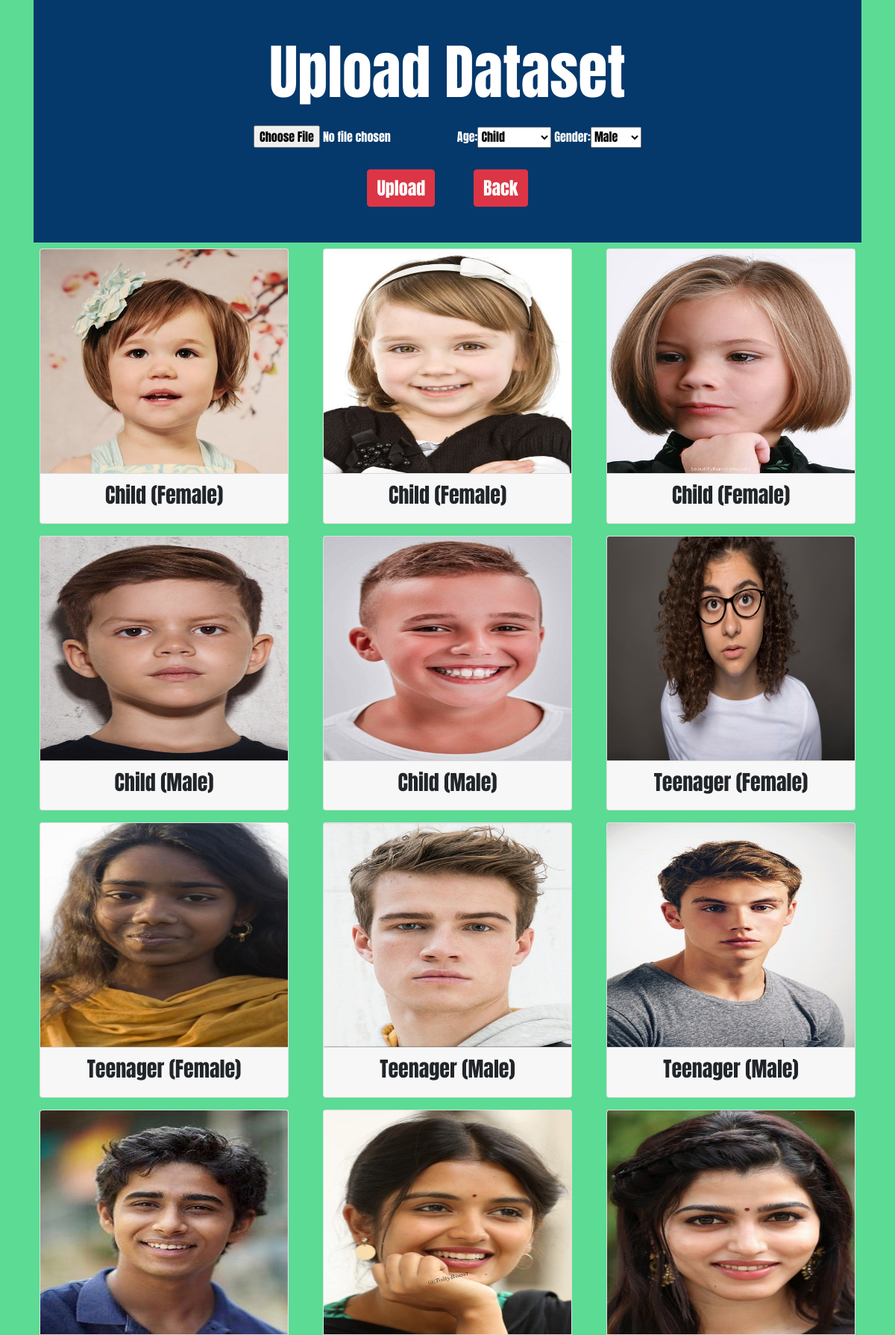
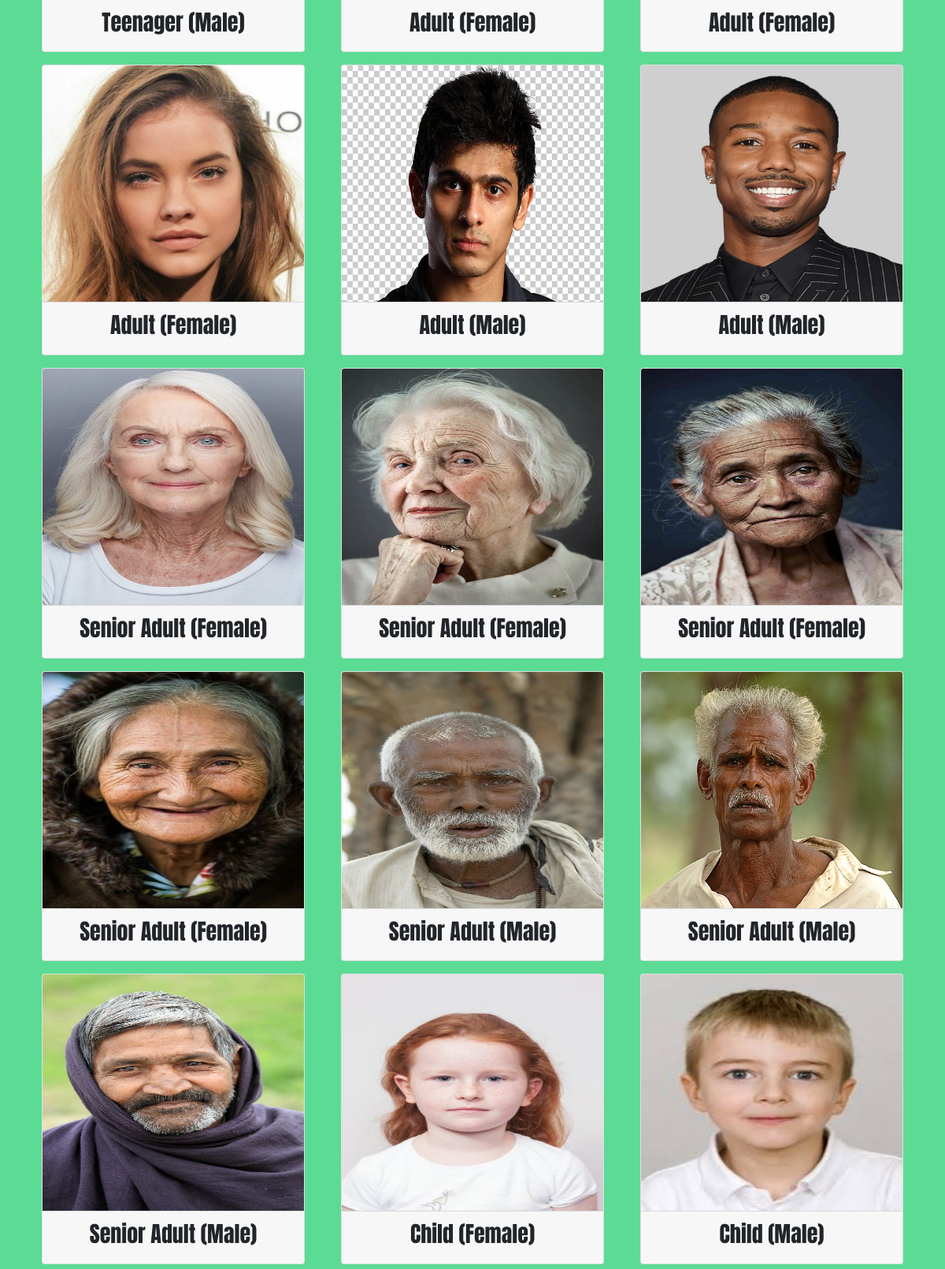
/edit/ (signed in, upper part), run on the app's committed database (2 pictures, top to bottom).
### basicapp/models.py (models this page shows)
class Image(models.Model):
    photo = models.ImageField(upload_to="my_image")
    age_choice = (
            ('Child','Child'),
            ('Teenager','Teenager'),
            ('Adult','Adult'),
            ('Senior Adult','Senior Adult')
        )
    age = models.CharField(max_length=100,choices=age_choice, default='Child')
    gender_choice = (
            ('Male','Male'),
            ('Female','Female'),
        )
    gender = models.CharField(max_length=100,choices=gender_choice,default='Male')

### basicapp/decorators.py (the view)
        def wrapper_func(request,*args,**kwargs):
            group = None
            if request.user.groups.exists():
                group = request.user.groups.all()[0].name
            if group in allowed_roles:
                return view_func(request,*args,**kwargs)
            else:
                return redirect('index')

### basicapp/forms.py
class ImageForm(forms.ModelForm):
    class Meta:
        model = Image
        fields = '__all__'
        labels = {'photo':''}

### basicapp/views.py (called while the page is built)
@login_required
@allowed_users(allowed_roles=['admin'])
def edit(request):
    if request.method == 'POST':
        form = ImageForm(request.POST,request.FILES)
        if form.is_valid():
            form.save()
    form = ImageForm()
    img = Image.objects.all()
    return render (request,'basicapp/edit.html',{'form':form,'img':img})

### basicapp/templates/basicapp/edit.html (shortened to what this page needs)
<!DOCTYPE html>
<html lang="en" dir="ltr">
  <head>
    <link rel="stylesheet" href="https://maxcdn.bootstrapcdn.com/bootstrap/4.0.0/css/bootstrap.min.css">
  </head>
  <body style="background-color:#5CDB95">
    <div class="container">
      <div class="py-5 text-center text-white" style="font-family: 'Anton', sans-serif;background-color:#05386B">
        <h1 class="mb-4" style="font-size: 5em;">Upload Dataset</h1>
        <form class=""method="post" enctype="multipart/form-data">
          {{ form }}
          <br>
          <br>
          <input type="submit" class="btn btn-danger " value="Upload" style="font-size: 1.5em;">
          <a class="btn btn-danger ml-5" href="{% url 'index' %}" style="font-size: 1.5em;">Back</a>
        </form>
      </div>
      <div class="row">
        {% for x in img %}
        <div class="col-sm-4">
          <div class="card m-2">
            <img src="{{x.photo.url}}" alt="Sorry,No Image" class="card-img-top" height="300px">
            <div class="card-footer">
              <small class="text-center" style="font-family: 'Anton', sans-serif;" ><h3>{{x.age}} ({{x.gender}})</h3></small>
            </div>
          </div>
        </div>
        {% endfor %}
      </div>
    </div>
  </body>
</html>

### data on the page
Image: photo (picture), age "Child", gender "Female"
Image: photo (picture), age "Child", gender "Female"
Image: photo (picture), age "Child", gender "Female"
Image: photo (picture), age "Child", gender "Male"
Image: photo (picture), age "Child", gender "Male"
Image: photo (picture), age "Teenager", gender "Female"
Image: photo (picture), age "Teenager", gender "Female"
Image: photo (picture), age "Teenager", gender "Male"
Image: photo (picture), age "Teenager", gender "Male"
Image: photo (picture), age "Teenager", gender "Male"
Image: photo (picture), age "Adult", gender "Female"
Image: photo (picture), age "Adult", gender "Female"
Image: photo (picture), age "Adult", gender "Female"
Image: photo (picture), age "Adult", gender "Male"
Image: photo (picture), age "Adult", gender "Male"
Image: photo (picture), age "Senior Adult", gender "Female"
Image: photo (picture), age "Senior Adult", gender "Female"
Image: photo (picture), age "Senior Adult", gender "Female"
Image: photo (picture), age "Senior Adult", gender "Female"
Image: photo (picture), age "Senior Adult", gender "Male"
Image: photo (picture), age "Senior Adult", gender "Male"
Image: photo (picture), age "Senior Adult", gender "Male"
Image: photo (picture), age "Child", gender "Female"
Image: photo (picture), age "Child", gender "Male"
